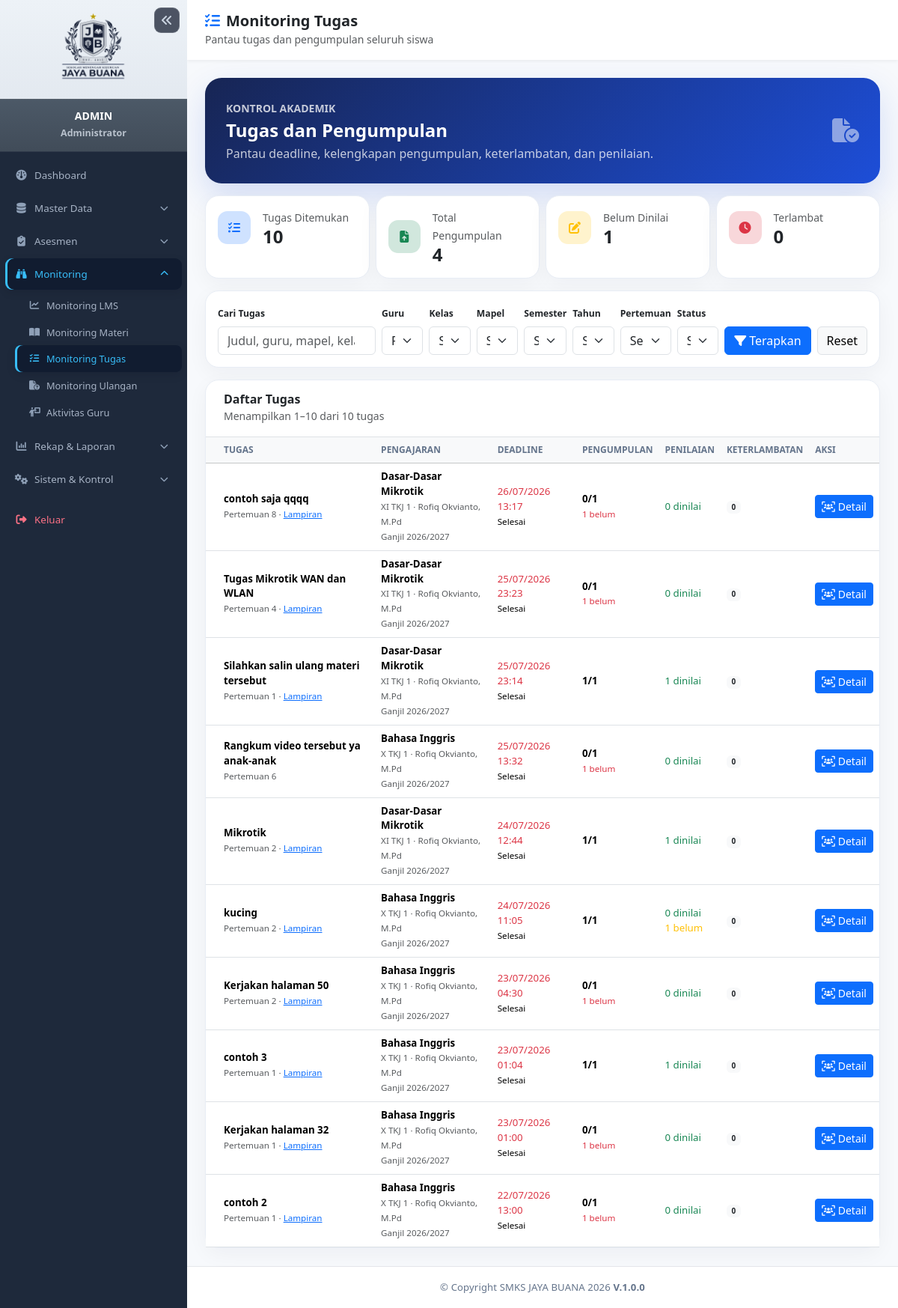
The app's page /admin/monitoring_tugas.php?guru_id=3 (signed in) with its own data.
### tables this page shows
CREATE TABLE `tugas` (
  `id` int(10) UNSIGNED NOT NULL,
  `pengajaran_id` int(10) UNSIGNED NOT NULL,
  `pertemuan_ke` tinyint(3) UNSIGNED NOT NULL DEFAULT 1,
  `judul` varchar(200) NOT NULL,
  `deskripsi` text DEFAULT NULL,
  `jenis_tugas` enum('portofolio','esai','pilihan_ganda','merangkum','video') NOT NULL DEFAULT 'portofolio',
  `deadline` datetime NOT NULL,
  `file_lampiran` varchar(255) DEFAULT NULL,
  `created_at` timestamp NULL DEFAULT current_timestamp()
);

### config/helper.php (called while the page is built, shortened)
<?php
function sanitize($data) {
    return htmlspecialchars(trim($data), ENT_QUOTES, 'UTF-8');
}

### admin/monitoring_tugas.php (the view, shortened to what this page needs)
<?php
require_once __DIR__ . '/../includes/header.php';
$db = Database::getInstance();
$guru_id=(int)($_GET['guru_id']??0);$kelas_id=(int)($_GET['kelas_id']??0);$mapel_id=(int)($_GET['mapel_id']??0);
$semester=in_array($_GET['semester']??'',['Ganjil','Genap'],true)?$_GET['semester']:'';
$tahun_ajaran=trim($_GET['tahun_ajaran']??'');$pertemuan=(int)($_GET['pertemuan']??0);
$status_filter=in_array($_GET['status']??'',['aktif','selesai','belum_dinilai','terlambat','belum_lengkap'],true)?$_GET['status']:'';
$q=trim($_GET['q']??'');$halaman=max(1,(int)($_GET['page']??1));$tugas_id=(int)($_GET['tugas_id']??0);$per_halaman=10;
if($pertemuan<1||$pertemuan>20)$pertemuan=0;if(mb_strlen($q)>100)$q=mb_substr($q,0,100);if(mb_strlen($tahun_ajaran)>10)$tahun_ajaran='';
$guru_list=$db->query('SELECT id,nama_lengkap FROM guru ORDER BY nama_lengkap')->fetchAll();
$where=[];$params=[];
if($guru_id){$where[]='p.guru_id=?';$params[]=$guru_id;}if($kelas_id){$where[]='p.kelas_id=?';$params[]=$kelas_id;}
$where_sql=$where?' WHERE '.implode(' AND ',$where):'';
$summary_sql="SELECT t.id,t.judul,t.deskripsi,t.jenis_tugas,t.pertemuan_ke,t.deadline,t.file_lampiran,t.created_at,
 p.semester,p.tahun_ajaran,p.kelas_id,g.nama_lengkap nama_guru,m.nama_mapel,k.nama_kelas,
 (SELECT COUNT(*) FROM siswa s WHERE s.kelas_id=p.kelas_id) total_siswa,
 (SELECT COUNT(*) FROM pengumpulan_tugas pt WHERE pt.tugas_id=t.id) terkumpul,
 (SELECT COUNT(*) FROM pengumpulan_tugas pt WHERE pt.tugas_id=t.id AND pt.nilai IS NOT NULL) dinilai,
 (SELECT COUNT(*) FROM pengumpulan_tugas pt WHERE pt.tugas_id=t.id AND pt.nilai IS NULL) belum_dinilai,
 (SELECT COUNT(*) FROM pengumpulan_tugas pt WHERE pt.tugas_id=t.id AND pt.dikumpulkan_pada>t.deadline) terlambat
 FROM tugas t JOIN pengajaran p ON p.id=t.pengajaran_id JOIN guru g ON g.id=p.guru_id
 JOIN mapel m ON m.id=p.mapel_id JOIN kelas k ON k.id=p.kelas_id $where_sql";
$outer=[];
$outer_sql=$outer?' WHERE '.implode(' AND ',$outer):'';
$stmt=$db->prepare("SELECT COUNT(*) FROM ($summary_sql) x $outer_sql");$stmt->execute($params);$total_tugas=(int)$stmt->fetchColumn();
$total_halaman=max(1,(int)ceil($total_tugas/$per_halaman));$halaman=min($halaman,$total_halaman);$offset=($halaman-1)*$per_halaman;
$stmt=$db->prepare("SELECT x.*,GREATEST(x.total_siswa-x.terkumpul,0) belum_mengumpulkan FROM ($summary_sql) x $outer_sql ORDER BY x.deadline DESC,x.id DESC LIMIT ? OFFSET ?");
$i=1;foreach($params as $param)$stmt->bindValue($i++,$param,PDO::PARAM_STR);$stmt->bindValue($i++,$per_halaman,PDO::PARAM_INT);$stmt->bindValue($i,$offset,PDO::PARAM_INT);$stmt->execute();$tugas_list=$stmt->fetchAll();
$stmt=$db->prepare("SELECT COUNT(*) total,COALESCE(SUM(x.terkumpul),0) terkumpul,COALESCE(SUM(x.belum_dinilai),0) belum_dinilai,COALESCE(SUM(x.terlambat),0) terlambat FROM ($summary_sql) x $outer_sql");
$stmt->execute($params);$ringkasan=$stmt->fetch();
$query_state=['guru_id'=>$guru_id,'kelas_id'=>$kelas_id,'mapel_id'=>$mapel_id,'semester'=>$semester,'tahun_ajaran'=>$tahun_ajaran,'pertemuan'=>$pertemuan,'status'=>$status_filter,'q'=>$q];
$filter_aktif=array_filter($query_state,static fn($v)=>$v!==''&&$v!==0);
?>
<?php require_once __DIR__.'/../includes/sidebar.php'; ?>
<div id="page-content-wrapper" class="task-monitor-page">
<nav class="navbar top-navbar px-3 px-md-4 py-3"><div><h5 class="fw-bold mb-0"><i class="fa-solid fa-list-check text-primary me-2"></i>Monitoring Tugas</h5><small class="text-muted">Pantau tugas dan pengumpulan seluruh siswa</small></div></nav>
<main class="container-fluid task-content p-3 p-md-4">
<section class="task-hero mb-3"><div class="d-flex justify-content-between align-items-center gap-3"><div><small class="text-uppercase fw-semibold opacity-75">Kontrol Akademik</small><h2 class="h4 fw-bold my-1">Tugas dan Pengumpulan</h2><p class="mb-0 opacity-75">Pantau deadline, kelengkapan pengumpulan, keterlambatan, dan penilaian.</p></div><i class="fa-solid fa-file-circle-check fa-2x opacity-50"></i></div></section>
<div class="row g-2 mb-3"><?php foreach([['Tugas Ditemukan',(int)$ringkasan['total'],'fa-list-check','primary'],['Total Pengumpulan',(int)$ringkasan['terkumpul'],'fa-file-arrow-up','success'],['Belum Dinilai',(int)$ringkasan['belum_dinilai'],'fa-pen-to-square','warning'],['Terlambat',(int)$ringkasan['terlambat'],'fa-clock','danger']] as [$label,$jumlah,$icon,$warna]): ?><div class="col-6 col-xl-3"><div class="card metric-card p-3 h-100"><div class="d-flex align-items-center gap-3"><span class="metric-icon bg-<?= $warna ?>-subtle text-<?= $warna ?>"><i class="fa-solid <?= $icon ?>"></i></span><div><small class="text-muted"><?= $label ?></small><h4 class="fw-bold mb-0"><?= $jumlah ?></h4></div></div></div></div><?php endforeach ?></div>
<section class="card task-card filter-card mb-3"><div class="card-body p-3"><form method="get" class="row g-2 align-items-end">
<div class="col-md-6 col-xl-3"><label class="form-label">Cari Tugas</label><input type="search" name="q" value="<?= sanitize($q) ?>" class="form-control" placeholder="Judul, guru, mapel, kelas..."></div>
<div class="col-6 col-md-3 col-xl"><label class="form-label">Guru</label><select name="guru_id" class="form-select"><option value="0">Semua</option><?php foreach($guru_list as $r): ?><option value="<?= (int)$r['id'] ?>" <?= $guru_id===(int)$r['id']?'selected':'' ?>><?= sanitize($r['nama_lengkap']) ?></option><?php endforeach ?></select></div>
<div class="col-6 col-md-3 col-xl"><label class="form-label">Kelas</label><select name="kelas_id" class="form-select"><option value="0">Semua</option></select></div>
<div class="col-6 col-md-3 col-xl"><label class="form-label">Mapel</label><select name="mapel_id" class="form-select"><option value="0">Semua</option></select></div>
<div class="col-6 col-md-3 col-xl"><label class="form-label">Semester</label><select name="semester" class="form-select"><option value="">Semua</option></select></div>
<div class="col-6 col-md-3 col-xl"><label class="form-label">Tahun</label><select name="tahun_ajaran" class="form-select"><option value="">Semua</option></select></div>
<div class="col-6 col-md-3 col-xl"><label class="form-label">Pertemuan</label><select name="pertemuan" class="form-select"><option value="0">Semua</option></select></div>
<div class="col-6 col-md-3 col-xl"><label class="form-label">Status</label><select name="status" class="form-select"><option value="">Semua</option></select></div>
<div class="col-6 col-xl-auto"><button class="btn btn-primary w-100"><i class="fa-solid fa-filter me-1"></i>Terapkan</button></div><?php if($filter_aktif): ?><div class="col-6 col-xl-auto"><a href="monitoring_tugas.php" class="btn btn-light border w-100">Reset</a></div><?php endif ?>
</form></div></section>
<section class="card task-card"><div class="card-body p-0"><div class="px-3 px-md-4 py-3 border-bottom"><h6 class="fw-bold mb-0">Daftar Tugas</h6><small class="text-muted">Menampilkan <?= $total_tugas?$offset+1:0 ?>–<?= min($offset+$per_halaman,$total_tugas) ?> dari <?= $total_tugas ?> tugas</small></div><div class="table-responsive"><table class="table task-table table-hover mb-0"><thead class="table-light"><tr><th class="ps-4">Tugas</th><th>Pengajaran</th><th>Deadline</th><th>Pengumpulan</th><th>Penilaian</th><th>Keterlambatan</th><th>Aksi</th></tr></thead><tbody>
<?php foreach($tugas_list as $t): ?><tr><td class="ps-4"><div class="task-title"><strong><?= sanitize($t['judul']) ?></strong><br><small class="text-muted">Pertemuan <?= (int)$t['pertemuan_ke'] ?><?php if($t['file_lampiran']): ?> · <a href="tugas_file.php?jenis=lampiran&amp;id=<?= (int)$t['id'] ?>&amp;mode=download">Lampiran</a><?php endif ?></small></div></td><td><strong><?= sanitize($t['nama_mapel']) ?></strong><br><small class="text-muted"><?= sanitize($t['nama_kelas']) ?> · <?= sanitize($t['nama_guru']) ?><br><?= sanitize($t['semester']) ?> <?= sanitize($t['tahun_ajaran']) ?></small></td><td><span class="<?= strtotime($t['deadline'])<time()?'text-danger':'text-success' ?>"><?= date('d/m/Y H:i',strtotime($t['deadline'])) ?></span><br><small><?= strtotime($t['deadline'])<time()?'Selesai':'Aktif' ?></small></td><td><strong><?= (int)$t['terkumpul'] ?>/<?= (int)$t['total_siswa'] ?></strong><?php if($t['belum_mengumpulkan']): ?><br><small class="text-danger"><?= (int)$t['belum_mengumpulkan'] ?> belum</small><?php endif ?></td><td><span class="text-success"><?= (int)$t['dinilai'] ?> dinilai</span><?php if($t['belum_dinilai']): ?><br><span class="text-warning"><?= (int)$t['belum_dinilai'] ?> belum</span><?php endif ?></td><td><span class="badge <?= $t['terlambat']?'bg-danger':'bg-light text-dark' ?>"><?= (int)$t['terlambat'] ?></span></td><td><a href="?<?= http_build_query(array_merge($query_state,['page'=>$halaman,'tugas_id'=>(int)$t['id']])) ?>#detailPengumpulan" class="btn btn-sm btn-primary text-nowrap"><i class="fa-solid fa-users-viewfinder me-1"></i>Detail</a></td></tr><?php endforeach ?><?php if(!$tugas_list): ?><tr><td colspan="7" class="text-center text-muted py-5">Tidak ada tugas sesuai filter.</td></tr><?php endif ?></tbody></table></div>
</div></section></main></div>
<?php require_once __DIR__.'/../includes/footer.php'; ?>

### includes/header.php (style rules this page uses)
:root { --sidebar-width: 250px; }
body { background-color: #f4f6f9; font-family: 'Segoe UI', Tahoma, Geneva, Verdana, sans-serif; }
#page-content-wrapper { flex-grow: 1; overflow-y: auto; }
.top-navbar { background: #ffffff; box-shadow: 0 2px 4px rgba(0,0,0,0.05); }

### admin/monitoring_tugas.php (style rules this page uses)
.task-monitor-page { background:#f7f9fc;min-width:0 }
.task-content { max-width:1400px;margin:auto }
.task-hero { background:linear-gradient(135deg,#172554,#1d4ed8);color:#fff;border-radius:22px;padding:28px;box-shadow:0 18px 44px rgba(29,78,216,.17) }
.task-card,.metric-card { border:1px solid #e8edf5!important;border-radius:18px!important;box-shadow:0 8px 28px rgba(15,23,42,.045)!important }
.metric-icon { width:44px;height:44px;display:grid;place-items:center;border-radius:13px }
.filter-card .form-label { font-size:.76rem;font-weight:700 }
.task-table th { white-space:nowrap;font-size:.75rem;text-transform:uppercase;color:#64748b }
.task-table td { font-size:.83rem;vertical-align:middle }
.task-title { max-width:290px;overflow-wrap:anywhere }

### includes/footer.php (style rules this page uses)
#page-content-wrapper { display: flex; flex-direction: column; }

### records on screen
tugas: judul "contoh saja qqqq", pertemuan_ke "8", nama_mapel "Dasar-Dasar Mikrotik", nama_kelas "XI TKJ 1", nama_guru "Rofiq Okvianto, M.Pd", semester "Ganjil", tahun_ajaran "2026/2027", deadline "26/07/2026 13:17", shows "Selesai", terkumpul "0", total_siswa "1", belum_mengumpulkan "1", dinilai "0", terlambat "0"
tugas: judul "Tugas Mikrotik WAN dan WLAN", pertemuan_ke "4", nama_mapel "Dasar-Dasar Mikrotik", nama_kelas "XI TKJ 1", nama_guru "Rofiq Okvianto, M.Pd", semester "Ganjil", tahun_ajaran "2026/2027", deadline "25/07/2026 23:23", shows "Selesai", terkumpul "0", total_siswa "1", belum_mengumpulkan "1", dinilai "0", terlambat "0"
tugas: judul "Silahkan salin ulang materi tersebut", pertemuan_ke "1", nama_mapel "Dasar-Dasar Mikrotik", nama_kelas "XI TKJ 1", nama_guru "Rofiq Okvianto, M.Pd", semester "Ganjil", tahun_ajaran "2026/2027", deadline "25/07/2026 23:14", shows "Selesai", terkumpul "1", total_siswa "1", dinilai "1", terlambat "0"
tugas: judul "Rangkum video tersebut ya anak-anak", pertemuan_ke "6", nama_mapel "Bahasa Inggris", nama_kelas "X TKJ 1", nama_guru "Rofiq Okvianto, M.Pd", semester "Ganjil", tahun_ajaran "2026/2027", deadline "25/07/2026 13:32", shows "Selesai", terkumpul "0", total_siswa "1", belum_mengumpulkan "1", dinilai "0", terlambat "0"
tugas: judul "Mikrotik", pertemuan_ke "2", nama_mapel "Dasar-Dasar Mikrotik", nama_kelas "XI TKJ 1", nama_guru "Rofiq Okvianto, M.Pd", semester "Ganjil", tahun_ajaran "2026/2027", deadline "24/07/2026 12:44", shows "Selesai", terkumpul "1", total_siswa "1", dinilai "1", terlambat "0"
tugas: judul "kucing", pertemuan_ke "2", nama_mapel "Bahasa Inggris", nama_kelas "X TKJ 1", nama_guru "Rofiq Okvianto, M.Pd", semester "Ganjil", tahun_ajaran "2026/2027", deadline "24/07/2026 11:05", shows "Selesai", terkumpul "1", total_siswa "1", dinilai "0", belum_dinilai "1", terlambat "0"
tugas: judul "Kerjakan halaman 50", pertemuan_ke "2", nama_mapel "Bahasa Inggris", nama_kelas "X TKJ 1", nama_guru "Rofiq Okvianto, M.Pd", semester "Ganjil", tahun_ajaran "2026/2027", deadline "23/07/2026 04:30", shows "Selesai", terkumpul "0", total_siswa "1", belum_mengumpulkan "1", dinilai "0", terlambat "0"
tugas: judul "contoh 3", pertemuan_ke "1", nama_mapel "Bahasa Inggris", nama_kelas "X TKJ 1", nama_guru "Rofiq Okvianto, M.Pd", semester "Ganjil", tahun_ajaran "2026/2027", deadline "23/07/2026 01:04", shows "Selesai", terkumpul "1", total_siswa "1", dinilai "1", terlambat "0"
tugas: judul "Kerjakan halaman 32", pertemuan_ke "1", nama_mapel "Bahasa Inggris", nama_kelas "X TKJ 1", nama_guru "Rofiq Okvianto, M.Pd", semester "Ganjil", tahun_ajaran "2026/2027", deadline "23/07/2026 01:00", shows "Selesai", terkumpul "0", total_siswa "1", belum_mengumpulkan "1", dinilai "0", terlambat "0"
tugas: judul "contoh 2", pertemuan_ke "1", nama_mapel "Bahasa Inggris", nama_kelas "X TKJ 1", nama_guru "Rofiq Okvianto, M.Pd", semester "Ganjil", tahun_ajaran "2026/2027", deadline "22/07/2026 13:00", shows "Selesai", terkumpul "0", total_siswa "1", belum_mengumpulkan "1", dinilai "0", terlambat "0"

### other values on screen
$sidebar_profile_name "ADMIN"
$sidebar_profile_role "Administrator"
$label "Tugas Ditemukan"
$jumlah "10"
$label "Total Pengumpulan"
$jumlah "4"
$label "Belum Dinilai"
$jumlah "1"
$label "Terlambat"
$jumlah "0"
$offset+1 "1"
min($offset+$per_halaman,$total_tugas) "10"
$total_tugas "10"
form field guru_id "Rofiq Okvianto, M.Pd"
